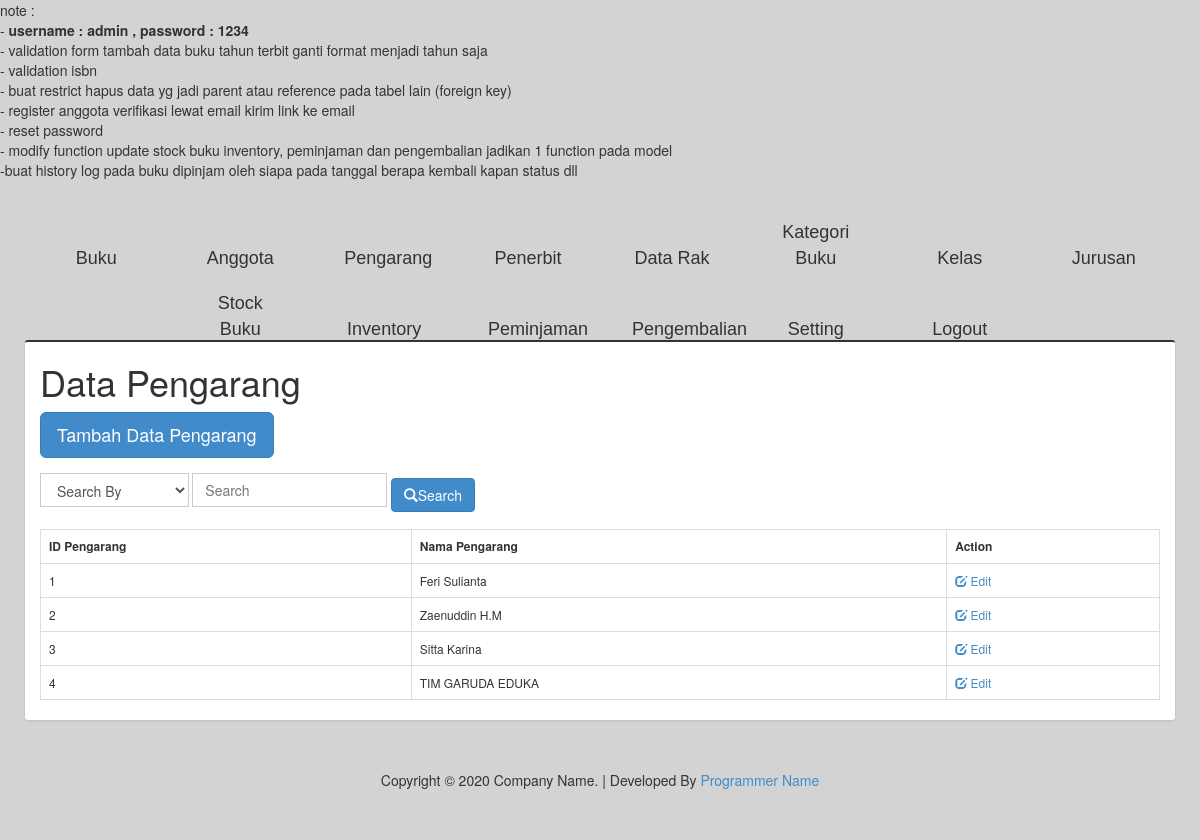
The app's page /index.php/data_pengarang, older data.
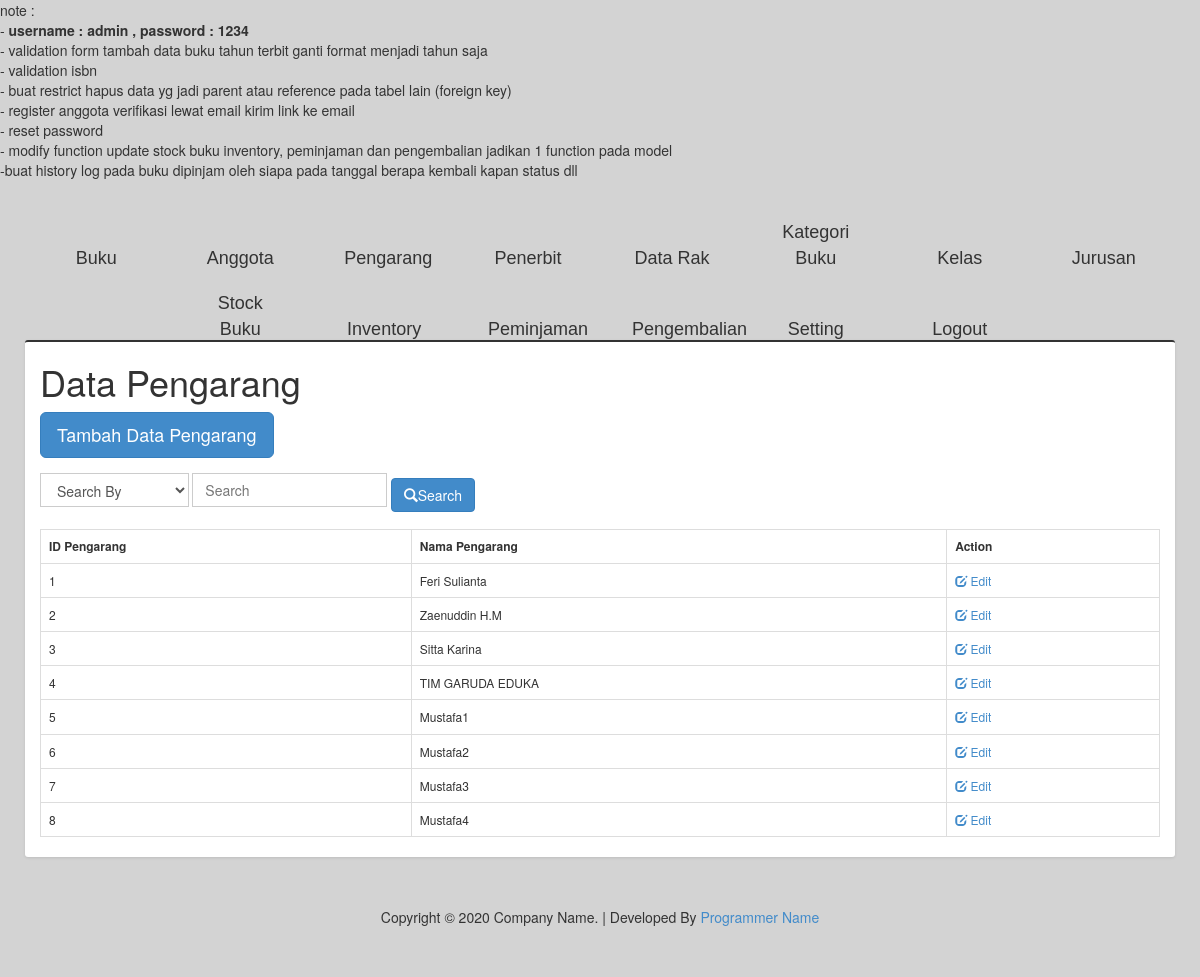
The same page, newer data.
### tables this page shows
CREATE TABLE `data_pengarang` (
  `id_pengarang` int(11) NOT NULL,
  `nama_pengarang` varchar(200) DEFAULT NULL,
  `desc` varchar(10) DEFAULT 'pengarang'
);

### application/controllers/Data_pengarang.php (called while the page is built, shortened)
<?php
class Data_pengarang extends CI_Controller {
	public function __construct(){
		$this->load->model('model_pengarang');
		$this->load->library('form_validation');
	}
	public function index(){
		$data = [];
		$data['title'] = 'Data Pengarang';
		$data['header'] = $this->load->view('headers/head', '', TRUE);
		$data['navigation'] = $this->load->view('headers/navigation', '', TRUE);
		$data['pengarang'] = $this->model_pengarang->view_data_pengarang();
		$data['content'] = $this->load->view('contents/view_data_pengarang', $data, TRUE);
		$data['footer'] = $this->load->view('footers/footer', '', TRUE);
		$this->load->view('main', $data);
	}
}

### index.php (called while the page is built, shortened)
<?php
require_once BASEPATH.'core/CodeIgniter.php';

### application/models/Model_pengarang.php (called while the page is built, shortened)
<?php
class Model_pengarang extends CI_Model {
	public function view_data_pengarang(){
		$sql = "SELECT * FROM data_pengarang";
		$query = $this->db->query($sql);
		return $query->result();
	}
}

### application/views/contents/view_data_pengarang.php (the view, shortened to what this page needs)
<div class="container box">
	<div class="row">
		<div class="col-lg-6">
			<h1><?php echo $title; ?></h1>
		</div>
	</div>
	<div class="row">
		<div class="col-lg-12">
			<a href="<?php echo base_url('data_pengarang/tambah_data_pengarang'); ?>" class="btn btn-primary btn-lg">Tambah Data Pengarang</a>
		</div>
	</div>
	<div class="row">
	</div>
	<div class="row">
		<div class="col-lg-12">
		<?=form_open(base_url() . 'cemployee/search'); ?>
		<div class="form-inline">
			<div class="form-group">
				<select name="selCategory" class="form-control">
					<option value="0">Search By</option>
				</select>
				<input type="text" class="form-control" name="txtSearch" placeholder="Search">
				<button type="submit" name="btnSearch" class="btn btn-primary"><i class="glyphicon glyphicon-search"></i>Search</button>
			</div>
		</div>
		<?=form_close(); ?>
		</div>
	</div>
	<br>
	<div class="row">
		<div class="col-lg-12">
		<table class="table table-bordered">
		<tr>
			<th>ID Pengarang</th>
			<th>Nama Pengarang</th>
			<th>Action</th>
		</tr>
		<?php
		foreach ($pengarang as $value): ?>
		<tr>
			<td><?php echo $value->id_pengarang; ?></td>
			<td><?php echo $value->nama_pengarang; ?></td>
			<td><a href="<?php echo base_url('data_pengarang/edit_data_pengarang/' . $value->id_pengarang); ?>"><span class="glyphicon glyphicon-edit"></span> Edit</a></td>
		</tr>
		<?php endforeach ?>
	</table>
	</div>
	</div>
</div>

### application/views/headers/head.php (shortened to what this page needs)
<link href="<?php echo base_url('assets/css/normalize.css') ?>" rel="stylesheet" media="screen,print">
<link href="<?php echo base_url('assets/bootstrap-3.2.0/css/bootstrap.css') ?>" rel="stylesheet" media="screen,print">
<link href="<?php echo base_url('assets/font-awesome-4.1.0/css/font-awesome.min.css') ?>" rel="stylesheet" media="screen,print">
<link href="<?php echo base_url('assets/datatable/css/dataTables.bootstrap.css') ?>" rel="stylesheet" media="screen,print">
<link href="<?php echo base_url('assets/css/navigation.css') ?>" rel="stylesheet" media="screen,print">
<link href="<?php echo base_url('assets/css/style.css') ?>" rel="stylesheet" media="screen,print">

### application/views/headers/navigation.php (shortened to what this page needs)
<nav class="nav">
	<ul>
		<li><a href="<?=base_url('data_buku'); ?>" title="">Buku</a></li>
		<li><a href="<?=base_url('data_anggota');?>" title="">Anggota</a></li>
		<li><a href="<?=base_url('data_pengarang');?>" title="">Pengarang</a></li>
		<li><a href="<?=base_url('data_penerbit');?>" title="">Penerbit</a></li>
		<li><a href="<?=base_url('data_rak'); ?>" title="">Data Rak</a></li>
		<li><a href="<?=base_url('data_kategori') ?>" title="">Kategori Buku</a></li>
		<li><a href="<?=base_url('data_kelas') ?>" title="">Kelas</a></li>
		<li><a href="<?=base_url('data_jurusan') ?>" title="">Jurusan</a></li>
		<li><a href="<?=base_url('data_buku\stock_buku');?>" title="">Stock Buku</a></li>
		<li><a href="<?=base_url('data_buku\inventory');?>" title="">Inventory</a></li>
		<li><a href="<?=base_url('data_buku\peminjaman');?>" title="">Peminjaman</a></li>
		<li><a href="<?=base_url('data_penerbit');?>" title="">Pengembalian</a></li>
		<li><a href="<?=base_url('setting'); ?>" title="">Setting</a></li>
		<li><a href="<?php echo base_url('login/logout'); ?>">Logout</a></li>
	</ul>
</nav>

### application/views/footers/footer.php (shortened to what this page needs)
<br>
<div class="row text-center">
    <span class="style10">
        Copyright © <?php echo date('Y'); ?> Company Name. | Developed By <a href="" target="_blank">Programmer Name</a>
    </span>
</div>

### application/views/main.php (shortened to what this page needs)
<!DOCTYPE html>
<html>
<head>
	<?php echo $header; ?>
</head>
<body>
	note : <br>
	- <strong>username : admin , password : 1234</strong> <br>
	- validation form tambah data buku tahun terbit ganti format menjadi tahun saja <br>
	- validation isbn <br>
	- buat restrict hapus data yg jadi parent atau reference pada tabel lain (foreign key) <br>
	- register anggota verifikasi lewat email kirim link ke email<br>
	- reset password <br>
	- modify function update stock buku inventory, peminjaman dan pengembalian jadikan 1 function pada model <br>
	-buat history log pada buku dipinjam oleh siapa pada tanggal berapa kembali kapan status dll
	<div class="container" style="width: 100%;">
		<div class="row">
			<?php
				if ( isset($navigation) ){
						echo $navigation;
				}else{
					echo '';
				}?>
		</div>
		<div class="content">
			<?php echo $content; ?>
		</div>
		<div style="margin-bottom:50px;">
			<?php echo $footer; ?>
		</div>
	</div>
</body>
</html>

### assets/css/navigation.css (style rules this page uses)
.nav { background-color: transparent; width:auto; text-align: center; }
.nav ul { margin:0; padding:0; }
.nav ul li { width: 140px; list-style:none; display:inline-block; margin:0; }
.nav ul li a { display:block; text-decoration:none; text-align:center; padding:10px 30px 10px 30px; color:#333; font-size:18px; font-family:Arial, Helvetica, sans-serif; transition: color 0.5s, background 0.5s; -webkit-transition: color 0.5s, background 0.5s; }

### assets/css/style.css (style rules this page uses)
body { background-color: #d3d3d3;\ font-size: 10px; }
.content { margin: 30px 10px; }
.form-control { -webkit-border-radius: 0px !important; -moz-border-radius: 0px !important; border-radius: 0px !important; box-shadow: none; }
.box { position: relative; background: #ffffff; border-top: 2px solid #333; margin-bottom: 20px; -webkit-border-radius: 3px; -moz-border-radius: 3px; border-radius: 3px; width: 100%; box-shadow: 0px 1px 3px rgba(0, 0, 0, 0.1); }
.nav { height: 100px; }

### application/views/main.php (style rules this page uses)
.box { font-size: 12px; }
button { margin-top: 10px!important; }

### application/views/headers/navigation.php (style rules this page uses)
.nav { margin-top: 30px; }

Row changes from the older to the newer data that the page shows:
added data_pengarang: id_pengarang "5", nama_pengarang "Mustafa1"
added data_pengarang: id_pengarang "6", nama_pengarang "Mustafa2"
added data_pengarang: id_pengarang "7", nama_pengarang "Mustafa3"
added data_pengarang: id_pengarang "8", nama_pengarang "Mustafa4"
